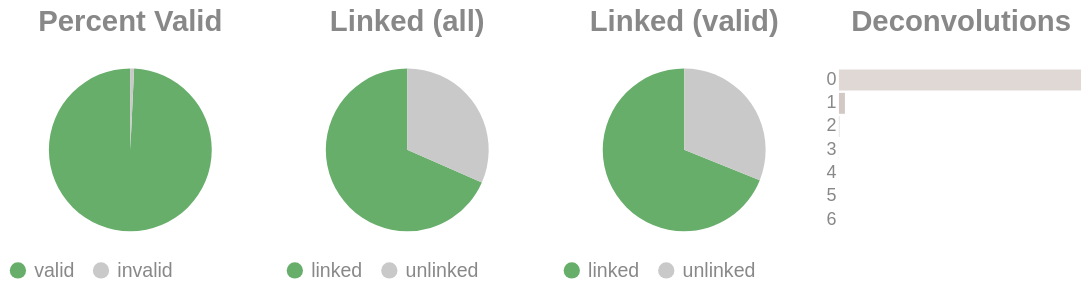

Write notebook code for a chart like this one.
### Code cell
if SKIPLR:
    pass
else:
    clash = Counter()
    for i in valids['molecule'].to_list():
        _mol = i.split("-")
        if len(_mol) == 1:
            clash.update('0')
        else:
            clash.update(_mol[-1])

    _d = {"deconvolutions": [], 'count': []}
    for k,v in clash.items():
        _d['deconvolutions'].append(k)
        _d['count'].append(v)

    tot_valid = valids['reads'].sum()
    mask = valids['reads'] >= 2
    n_linked_reads = valids.filter(mask)['reads'].sum()
    if n_linked_reads == 0:
        print_html("No linked molecules (>=2 reads) were detected; skipping linked-only distributions.")
        SKIPLR = True
    else:
        perc_valid = round(tot_valid / n_reads, 4)
        linked_perc_abs = round(n_linked_reads / n_reads, 4)
        linked_perc = round(n_linked_reads / tot_valid, 4)

    _valid = pl.DataFrame({"valids": ['valid', 'invalid'], "count": [tot_valid, n_reads - tot_valid]})
    _linked_abs = pl.DataFrame({"linked (absolute)": ['linked', 'unlinked'], "count": [n_linked_reads, n_reads - n_linked_reads]})
    _linked_rel = pl.DataFrame({"linked (valids)": ['linked', 'unlinked'], "count": [n_linked_reads, tot_valid - n_linked_reads]})

    (
        alt.hconcat(
            piechart(_valid, goodval = 'valid', title = "Percent Valid"),
            piechart(_linked_abs, goodval = "linked", title =  "Linked (all)"),
            piechart(_linked_rel, goodval = "linked", title =  "Linked (valid)"),
            convolutionbar(pl.DataFrame(_d), title = "Deconvolutions"),
            center = True,
            bounds = 'flush'
        )
        .resolve_scale(color='independent')
        .resolve_legend('independent')
        .properties(usermeta={'embedOptions': {"actions": False}})
    ).display()

### Figure 1 — Vega-Lite specification as saved in the notebook (floating-point values rounded to 4 significant figures)
{"width": "container", "height": 400, "config": {"title": {"anchor": "start", "dy": -15, "fontSize": 18, "color": "#888888", "subtitleColor": "#888888", "subtitleFontSize": 14}, "arc": {"fill": "#0072B2"}, "axis": {"domainColor": "#888888", "domainWidth": 0.5, "gridWidth": 0.2, "grid": false, "titleFontWeight": 400, "titleFontSize": 15, "labelFontSize": 11, "labelColor": "#888888", "tickColor": "#888888", "tickWidth": 0.2, "titleColor": "#888888"}, "axisBand": {"grid": false}, "axisX": {"grid": true, "tickSize": 10, "domainCap": "round"}, "axisY": {"domain": false, "grid": true, "tickSize": 0, "domainCap": "round"}, "background": "transparent", "header": {"labelFontSize": 15, "labelColor": "#888888", "titleFontSize": 15, "titleFontWeight": 600, "titleColor": "#888888"}, "legend": {"labelFont": "sans-serif", "labelFontSize": 12, "labelColor": "#888888", "symbolSize": 100, "symbolType": "circle", "titleFontSize": 12, "titlePadding": 10, "titleColor": "#888888", "title": null}, "range": {"category": ["#E69F00", "#56B4E9", "#009E73", "#F0E442", "#0072B2", "#D55E00", "#CC79A7", "#000000"], "diverging": ["#cfe8f3", "#a2d4ec", "#73bfe2", "#46abdb", "#1696d2", "#12719e"]}, "area": {"fill": "#0072B2", "fillOpacity": 0.7, "line": true, "strokeOpacity": 0.7}, "line": {"color": "#0072B2", "stroke": "#0072B2", "strokeWidth": 2}, "trail": {"color": "#0072B2", "stroke": "#0072B2", "strokeWidth": 0, "size": 1}, "point": {"filled": true, "fillOpacity": 1.0, "size": 95}, "text": {"color": "#888888", "fontSize": 11, "align": "right", "fontWeight": 400, "size": 11}, "bar": {"fill": "#0072B2", "stroke": null}, "view": {"stroke": null, "continuousWidth": 660, "continuousHeight": 400}}, "hconcat": [{"data": {"name": "data-ff2b06a5f1843ac5d214a1b46112f78f"}, "mark": {"type": "arc"}, "encoding": {"color": {"field": "valids", "legend": {"orient": "bottom", "title": null}, "scale": {"domain": ["valid", "invalid"], "range": ["#68ae6b", "#C9C9C9"]}, "title": "Valids", "type": "nominal"}, "theta": {"field": "count", "type": "quantitative"}, "tooltip": [{"field": "valids", "title": "Valids", "type": "ordinal"}, {"field": "percent", "format": ".2%", "title": "Percent", "type": "quantitative"}, {"field": "count", "title": "Count", "type": "quantitative"}]}, "height": 100, "title": {"text": "Percent Valid", "align": "center", "anchor": "middle"}, "transform": [{"calculate": "datum.count / 5165053", "as": "percent"}], "width": 150}, {"data": {"name": "data-b6291cc6370dec4dc3ad4d6b2526b685"}, "mark": {"type": "arc"}, "encoding": {"color": {"field": "linked (absolute)", "legend": {"orient": "bottom", "title": null}, "scale": {"domain": ["linked", "unlinked"], "range": ["#68ae6b", "#C9C9C9"]}, "title": "Linked (Absolute)", "type": "nominal"}, "theta": {"field": "count", "type": "quantitative"}, "tooltip": [{"field": "linked (absolute)", "title": "Linked (Absolute)", "type": "ordinal"}, {"field": "percent", "format": ".2%", "title": "Percent", "type": "quantitative"}, {"field": "count", "title": "Count", "type": "quantitative"}]}, "height": 100, "title": {"text": "Linked (all)", "align": "center", "anchor": "middle"}, "transform": [{"calculate": "datum.count / 5165053", "as": "percent"}], "width": 150}, {"data": {"name": "data-b3444b5f8e3a842eb511f88ada051f2e"}, "mark": {"type": "arc"}, "encoding": {"color": {"field": "linked (valids)", "legend": {"orient": "bottom", "title": null}, "scale": {"domain": ["linked", "unlinked"], "range": ["#68ae6b", "#C9C9C9"]}, "title": "Linked (Valids)", "type": "nominal"}, "theta": {"field": "count", "type": "quantitative"}, "tooltip": [{"field": "linked (valids)", "title": "Linked (Valids)", "type": "ordinal"}, {"field": "percent", "format": ".2%", "title": "Percent", "type": "quantitative"}, {"field": "count", "title": "Count", "type": "quantitative"}]}, "height": 100, "title": {"text": "Linked (valid)", "align": "center", "anchor": "middle"}, "transform": [{"calculate": "datum.count / 5126764", "as": "percent"}], "width": 150}, {"data": {"name": "data-65f8d89f1b5bd0bdc29c0b6144e76037"}, "mark": {"type": "bar"}, "encoding": {"color": {"field": "deconvolutions", "legend": null, "scale": {"scheme": "lightgreyred"}, "type": "nominal"}, "tooltip": [{"field": "deconvolutions", "title": "Deconvolutions", "type": "ordinal"}, {"field": "percent", "format": ".2%", "title": "Percent", "type": "quantitative"}, {"field": "count", "title": "Count", "type": "quantitative"}], "x": {"axis": null, "field": "count", "type": "quantitative"}, "y": {"field": "deconvolutions", "sort": "ascending", "title": null, "type": "nominal"}}, "height": 100, "title": {"text": "Deconvolutions", "align": "center", "anchor": "middle"}, "transform": [{"calculate": "datum.count / 2440625", "as": "percent"}], "width": 150}], "bounds": "flush", "center": true, "resolve": {"legend": {"angle": "independent"}, "scale": {"color": "independent"}}, "usermeta": {"embedOptions": {"actions": false}}, "$schema": "https://vega.github.io/schema/vega-lite/v6.1.0.json", "datasets": {"data-ff2b06a5f1843ac5d214a1b46112f78f": [{"valids": "valid", "count": 5126764}, {"valids": "invalid", "count": 38289}], "data-b6291cc6370dec4dc3ad4d6b2526b685": [{"linked (absolute)": "linked", "count": 3534044}, {"linked (absolute)": "unlinked", "count": 1631009}], "data-b3444b5f8e3a842eb511f88ada051f2e": [{"linked (valids)": "linked", "count": 3534044}, {"linked (valids)": "unlinked", "count": 1592720}], "data-65f8d89f1b5bd0bdc29c0b6144e76037": [{"deconvolutions": "0", "count": 2377800}, {"deconvolutions": "1", "count": 58561}, {"deconvolutions": "2", "count": 3665}, {"deconvolutions": "3", "count": 476}, {"deconvolutions": "4", "count": 95}, {"deconvolutions": "5", "count": 22}, {"deconvolutions": "6", "count": 6}]}}
